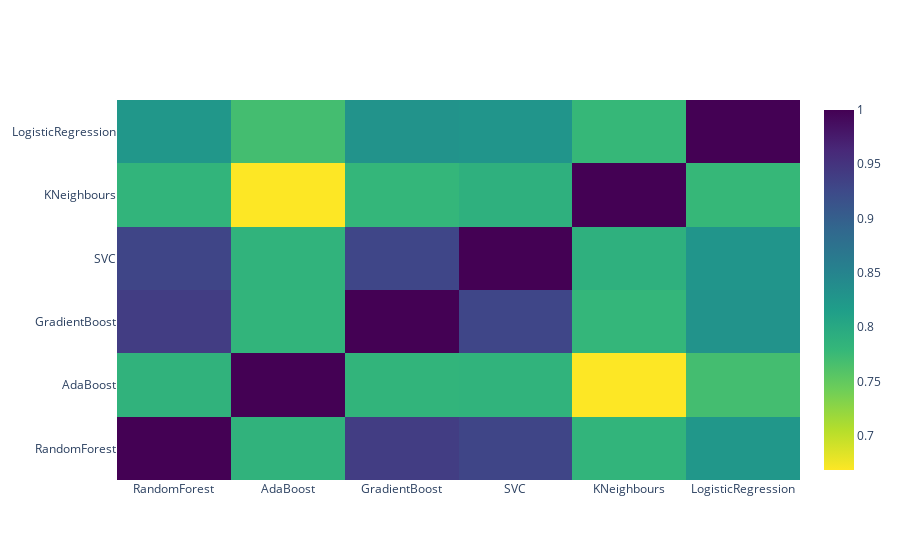

Notebook source saved alongside this figure:
### Code cell
#plot correlation between the models
data = [
    go.Heatmap(
        z= base_predictions_train.astype(float).corr().values ,
        x=base_predictions_train.columns.values,
        y= base_predictions_train.columns.values,
          colorscale='Viridis',
            showscale=True,
            reversescale = True
    )
]
py.iplot(data, filename='labelled-heatmap')

### Figure 1 — Plotly figure (JSON) as saved in the notebook; plotly's stock layout.template omitted (floating-point values rounded to 4 significant figures)
{"data": [{"colorscale": [[0, "#440154"], [0.1111, "#482878"], [0.2222, "#3e4989"], [0.3333, "#31688e"], [0.4444, "#26828e"], [0.5556, "#1f9e89"], [0.6667, "#35b779"], [0.7778, "#6ece58"], [0.8889, "#b5de2b"], [1, "#fde725"]], "reversescale": true, "showscale": true, "type": "heatmap", "x": ["RandomForest", "AdaBoost", "GradientBoost", "SVC", "KNeighbours", "LogisticRegression"], "y": ["RandomForest", "AdaBoost", "GradientBoost", "SVC", "KNeighbours", "LogisticRegression"], "z": [[1, 0.7862, 0.9401, 0.9309, 0.7838, 0.8251], [0.7862, 1, 0.7837, 0.7852, 0.6684, 0.7689], [0.9401, 0.7837, 1, 0.9294, 0.7805, 0.8303], [0.9309, 0.7852, 0.9294, 1, 0.7893, 0.8273], [0.7838, 0.6684, 0.7805, 0.7893, 1, 0.7783], [0.8251, 0.7689, 0.8303, 0.8273, 0.7783, 1]]}], "layout": {}}
